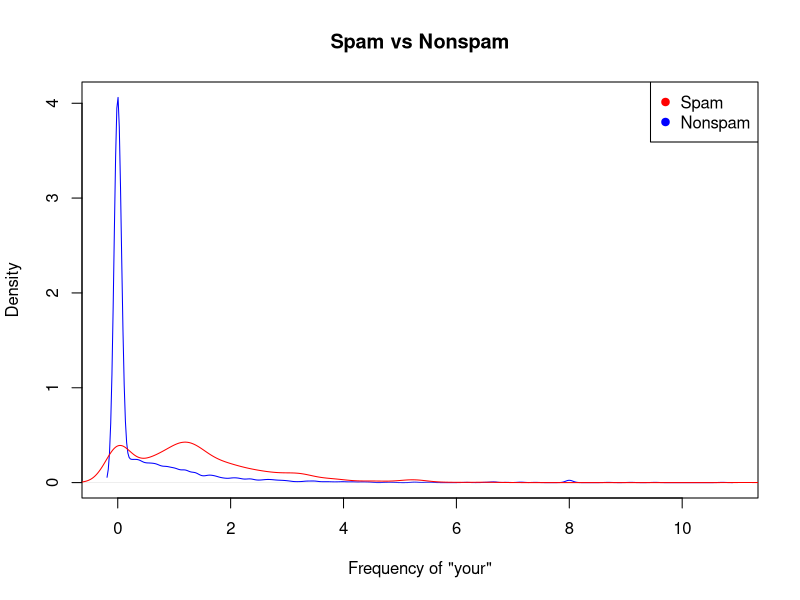
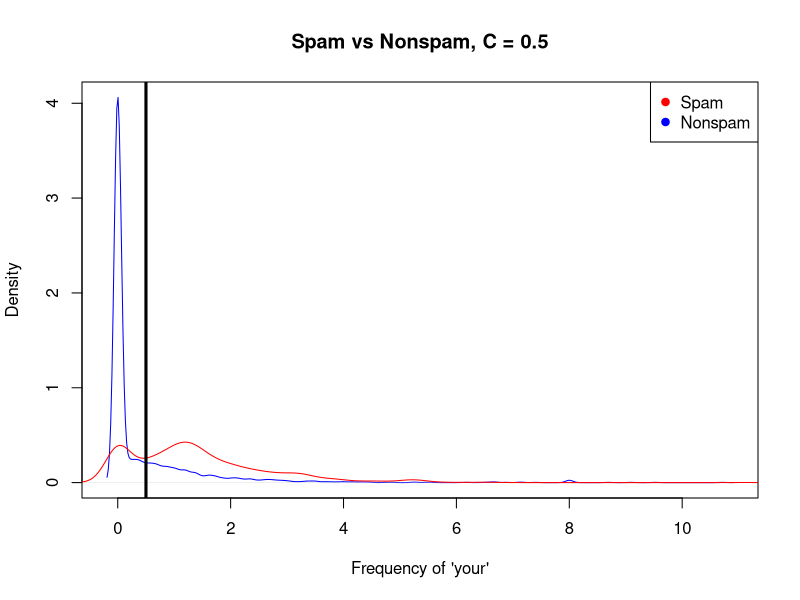

Here is the R script that generated these plots, in order:
## ---- chunk 1
if( !("caret" %in% installed.packages()) ) {
	install.packages("caret", dependencies = c("Depends", "Suggests"), repos = "http://cran.us.r-project.org");
}
library("caret");
## ---- chunk 2
if( !("kernlab" %in% installed.packages()) ) {
	install.packages("kernlab", repos = "http://cran.us.r-project.org");
}
library("kernlab");
data(spam);
## ---- chunk 3
plot(
	density( spam$your[spam$type=='nonspam'] ), 
	col='blue', main='Spam vs Nonspam', 
	xlab='Frequency of "your"' 
    );

lines( density(spam$your[spam$type=="spam"]), col='red' );
legend(x="topright", pch=c(19), legend = c("Spam", "Nonspam"), col = c("red", "blue"))
## ---- chunk 4
plot( 
	density( spam$your[spam$type=='nonspam'] ), 
	col='blue', main='Spam vs Nonspam, C = 0.5', 
	xlab="Frequency of 'your'" 
     );

lines( density(spam$your[spam$type=="spam"]), col='red' );
legend(x="topright", pch=c(19), legend = c("Spam", "Nonspam"), col = c("red", "blue"));
abline(v=0.5, col='black', lwd=3);
## ---- chunk 5
options(digits = 3) # set precision for display

prediction <- ifelse(spam$your > 0.5, "spam", "nonspam")
table(prediction, spam$type) / length(spam$type) 
